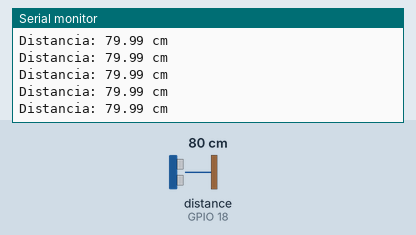
Bench run of a sketch on a simulated ESP32. Shown: the last lines printed to the serial monitor. Wiring (inferred from the names in the program): ultrasonic range finder: trigger GPIO 5; echo GPIO 18. The test bench sets the inputs (shaded band); at power-on: distance to the obstacle (sensor on GPIO 18) 80 cm. The echo pulse lasts 58.3 µs per cm.

Above: at 1.7 s.
1.8 s: distance to the obstacle (sensor on GPIO 18) set to 97 cm
At 1.89 s:
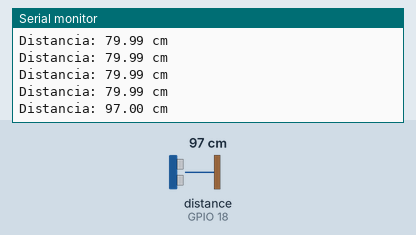
3.3 s: distance to the obstacle (sensor on GPIO 18) set to 105 cm
At 3.38 s:
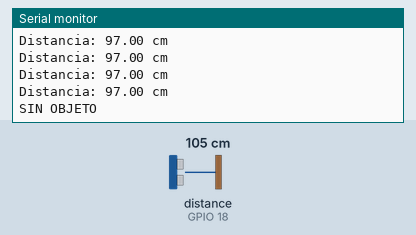

The sketch:

esp32_hcsr04_basic.ino
```cpp
// ==============================================================================
// UNIVERSIDAD NACIONAL DE SAN ANTONIO ABAD DEL CUSCO (UNSAAC)
// FACULTAD DE INGENIERÍA ELÉCTRICA, ELECTRÓNICA, INFORMÁTICA Y MECÁNICA
// ESCUELA PROFESIONAL DE INGENIERÍA INFORMÁTICA Y DE SISTEMAS
//
// ASIGNATURA : Robótica
// PRÁCTICA   : Laboratorio N.° 03 - Medición de Distancia con ESP32 y HC-SR04
// AUTOR      : Noe Franklin Choquenaira Quispe (Cód. 133962)
// DOCENTE    : Jose Mauro Pillco Quispe
// SEMESTRE   : 2026-II
// ==============================================================================
// ARCHIVO: esp32_hcsr04_basic.ino
// DESCRIPCIÓN:
//   Implementación directa y fiel al Listing 1 presentado en el informe de
//   laboratorio. Utiliza pulseIn() para medir el tiempo de vuelo del pulso
//   ultrasónico emitido por el transductor piezoeléctrico del HC-SR04, calcula
//   la distancia física en centímetros y aplica umbrales de zona ciega y rango
//   práctico de operación.
// ==============================================================================

#define TRIG_PIN 5
#define ECHO_PIN 18

// Parámetros temporales y umbrales de medición
const unsigned long INTERVALO = 100;    // Intervalo de muestreo en milisegundos (ms)
const unsigned long TIMEOUT   = 30000;  // Tiempo máximo de espera del eco en microsegundos (µs) -> ~5.1 metros máx
const float DISTANCIA_CERO    = 3.0;    // Umbral de zona ciega inferior (cm). Lecturas <= 3cm se consideran 0.00 cm
const float DISTANCIA_MAX     = 100.0;  // Rango práctico máximo de medición (cm) para el entorno del laboratorio

/**
 * @brief Genera el pulso ultrasónico y calcula la distancia en centímetros.
 * @return Distancia calculada en cm, o -1.0 si no se detectó eco dentro del TIMEOUT.
 */
float medirDistancia()
{
  // 1. Asegurar nivel bajo inicial para estabilizar la línea de disparo
  digitalWrite(TRIG_PIN, LOW);
  delayMicroseconds(2);

  // 2. Pulso de disparo de 10 microsegundos requerido por el HC-SR04
  digitalWrite(TRIG_PIN, HIGH);
  delayMicroseconds(10);
  digitalWrite(TRIG_PIN, LOW);

  // 3. Medición del ancho de pulso en alto generado por el pin ECHO
  // pulseIn espera a que el pin pase a HIGH, empieza a contar, y se detiene cuando vuelve a LOW.
  unsigned long tiempo = pulseIn(ECHO_PIN, HIGH, TIMEOUT);

  // Si se superó el TIMEOUT sin recibir respuesta, pulseIn devuelve 0
  if (tiempo == 0)
  {
    return -1.0;
  }

  // 4. Conversión de tiempo de vuelo a distancia:
  //    d = (tiempo_ida_y_vuelta * velocidad_sonido) / 2
  //    v_sonido ≈ 343 m/s = 0.0343 cm/µs
  float d = (tiempo * 0.0343) / 2.0;

  return d;
}

void setup()
{
  // Inicialización de la comunicación serial a 115200 baudios
  Serial.begin(115200);

  // Configuración de los pines GPIO del ESP32
  pinMode(TRIG_PIN, OUTPUT);
  pinMode(ECHO_PIN, INPUT);

  // Estado inicial del pin de disparo
  digitalWrite(TRIG_PIN, LOW);

  // Tiempo de estabilización de la alimentación y del sensor
  delay(500);

  Serial.println("==================================================");
  Serial.println("  UNSAAC - Laboratorio 03: ESP32 + HC-SR04        ");
  Serial.println("  Medición de distancia por ultrasonido           ");
  Serial.println("==================================================");
  Serial.println("HC-SR04 listo");
}

void loop()
{
  float distancia = medirDistancia();

  // Tratamiento de condiciones especiales y reporte
  if (distancia < 0)
  {
    // Ausencia de eco válido (tiempo agotado / fuera de alcance)
    Serial.println("SIN OBJETO");
  }
  else if (distancia <= DISTANCIA_CERO)
  {
    // Objeto pegado a los transductores (zona ciega <= 3 cm)
    Serial.println("Distancia: 0.00 cm");
  }
  else if (distancia <= DISTANCIA_MAX)
  {
    // Medición válida dentro del rango experimental útil (3.0 cm a 100.0 cm)
    Serial.print("Distancia: ");
    Serial.print(distancia, 2);
    Serial.println(" cm");
  }
  else
  {
    // Distancia superior al rango práctico establecido
    Serial.println("SIN OBJETO");
  }

  // Intervalo entre mediciones sucesivas
  delay(INTERVALO);
}
```

Measured:
- the behaviour switches between 100 and 101 cm on distance to the obstacle (sensor on GPIO 18) (found by bisection; images 1 and 2)
- after the input at 1.8 s, the serial monitor: prints a new line after 0.09 s (image 1)
- after the input at 3.3 s, the serial monitor: prints a new line after 0.08 s (image 2)
